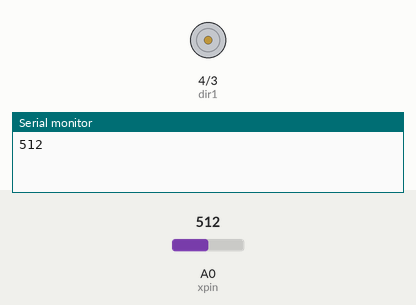
This sketch was run on a simulated Arduino Uno, built with avr-gcc and run on an emulated ATmega328P. Parts: motor-driver pin pairs drawn as motors (green arrow = first pin HIGH = forward, orange = second pin HIGH = backward, longer = more drive, scaled by the enable pin), the last lines printed to the serial monitor. Inputs (shaded band) come from the test bench; at power-on: A0 (xpin) = 512.

Above: at 2.2 s.
2.3 s: A0 (xpin) set to 490
8.5 s: A0 (xpin) set to 519
At 13.0 s:
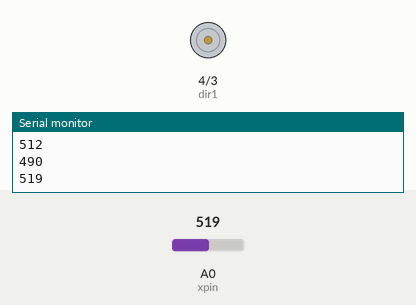
19.6 s: A0 (xpin) set to 588
25.8 s: A0 (xpin) set to 613
At 26.8 s:
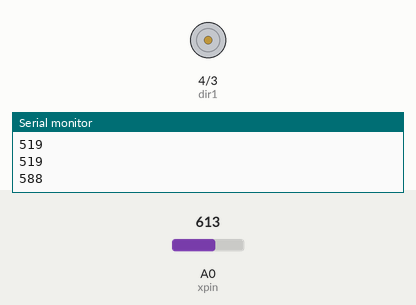
32.0 s: A0 (xpin) set to 590
At 33.5 s:
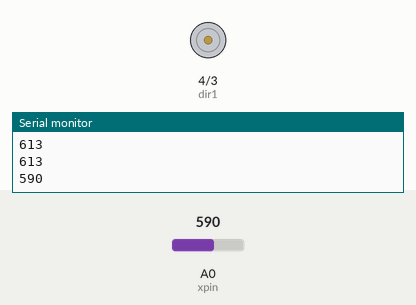
Timing chart, 0 to 39.7 s (numbered marks = the images above; inputs shaded):
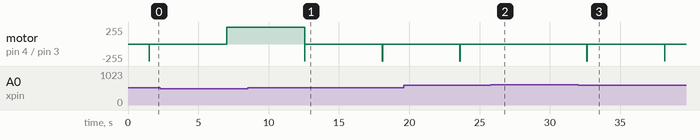

Measured:
- after the input at 8.5 s, motor on pin 4 (dir1) / pin 3 (dir2): forward 255/255 → stopped after 4.1 s
- after the input at 25.8 s, motor on pin 4 (dir1) / pin 3 (dir2): stays stopped (without the input it goes to backward 255/255 after 3.3 s)
- after the input at 32.0 s, motor on pin 4 (dir1) / pin 3 (dir2): alternates backward 255/255 for 0.03 s and stopped for 5.5 s, starting after 0.63 s

The sketch:

Joy_Dcmotor.ino
```cpp
int speedPin=5;
int dir1=4;
int dir2=3;
int mSpeed=100;
int xpin=A0;
int xval;


void setup() {
  // put your setup code here, to run once:
  pinMode(speedPin,OUTPUT);
  pinMode(dir1,OUTPUT);
  pinMode(dir2,OUTPUT);
  pinMode(xpin,INPUT);

  Serial.begin(9600);
  delay(1000);
}

void loop() {
  // put your main code here, to run repeatedly:
  xval=analogRead(xpin);
  Serial.println(xval);
  delay(500);

  if(xval>800){
    mSpeed=255;
    digitalWrite(dir1,LOW);
    digitalWrite(dir2,HIGH);
    analogWrite(speedPin,255);
    delay(25);
    analogWrite(speedPin,mSpeed);
    delay(5000);
  }

  if(xval<500){
    mSpeed=255;
    digitalWrite(dir1,HIGH);
    digitalWrite(dir2,LOW);
    analogWrite(speedPin,255);
    delay(25);
    analogWrite(speedPin,mSpeed);
    delay(5000);
  }

  if(xval>500 and xval<600){
    mSpeed=0;
    digitalWrite(dir1,LOW);
    digitalWrite(dir2,HIGH);
    analogWrite(speedPin,255);
    delay(25);
    analogWrite(speedPin,mSpeed);
    delay(5000);
  }
}
```
